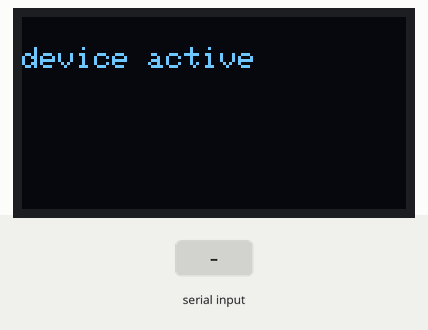
Simulated run of this sketch. Board: ESP32. Shown: 128×64 one-colour display. Inputs (shaded band) come from the test bench. Nothing arrives over Bluetooth unless stated; what the sketch prints to the serial monitor is not drawn.

Above: at 3.2 s.
3.3 s: "*" received over Serial
At 4.1 s:
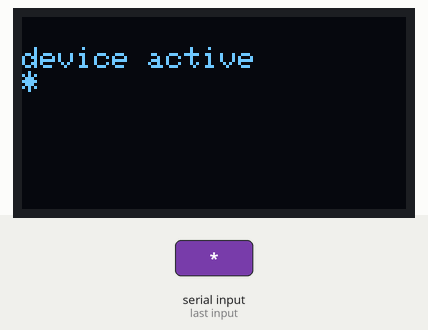
4.8 s: "|" received over Serial
6.3 s: "*" received over the second serial link
At 7.5 s:
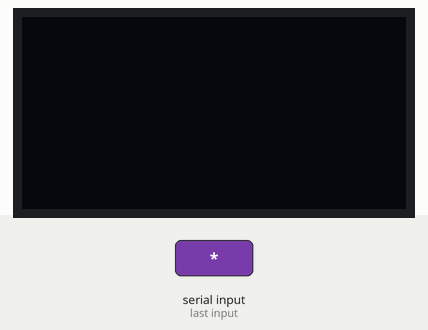
7.8 s: "*" received over Serial
At 8.9 s:
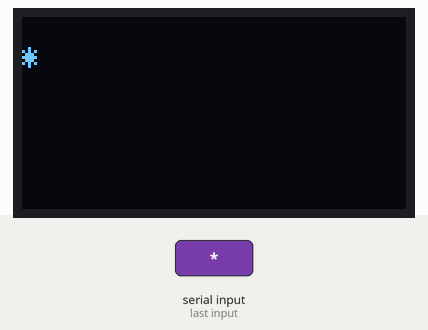
9.3 s: "|" received over Serial
10.8 s: "|" received over Serial
Timing chart, 0 to 13.3 s (numbered marks = the images above; inputs shaded):
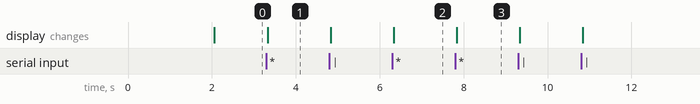

Measured:
- after the input at 3.3 s, the display: changes at once (image 1)
- after the input at 6.3 s, the display: changes at once (image 2)
- after the input at 7.8 s, the display: changes at once (image 3)

The sketch:

sketch_aug11a.ino
```cpp
#include <Wire.h>
#include <Adafruit_GFX.h>
#include <Adafruit_SSD1306.h>
#include "BluetoothSerial.h"

#define SCREEN_WIDTH 128 // OLED display width, in pixels
#define SCREEN_HEIGHT 64 // OLED display height, in pixels

#if !defined(CONFIG_BT_ENABLED) || !defined(CONFIG_BLUEDROID_ENABLED)
#error Bluetooth is not enabled! Please run `make menuconfig` to and enable it
#endif

BluetoothSerial SerialBT;

// Declaration for an SSD1306 display connected to I2C (SDA, SCL pins)
Adafruit_SSD1306 display(SCREEN_WIDTH, SCREEN_HEIGHT, &Wire, -1);

void setup() {
  Serial.begin(115200);

  SerialBT.begin("ESP32test"); //Bluetooth device name
  Serial.println("The device started, now you can pair it with bluetooth!");

  if(!display.begin(SSD1306_SWITCHCAPVCC, 0x3C)) { // Address 0x3D for 128x64
    Serial.println(F("SSD1306 allocation failed"));
    for(;;);
  }
  delay(2000);
  display.clearDisplay();

  display.setTextSize(1);
  display.setTextColor(WHITE);
  display.setCursor(0, 10);
  // Display static text
  display.println("device active");
  display.display();
}

void loop() {
  if (Serial.available()) {
    char receivedChar = Serial.read();
    SerialBT.write(receivedChar);
    display.print(receivedChar);
    display.display();
  }
  if (SerialBT.available()) {
    char receivedChar = SerialBT.read();
    Serial.write(receivedChar);

    if (receivedChar == '*') {
      display.clearDisplay();
      display.setCursor(0, 10);
      display.display();
    }

    else if (receivedChar == '|'){
      display.println("");
    }

    else{
      display.print(receivedChar);
      display.display();
    }
  }
  delay(20);
}
```
